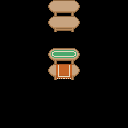

Below is a game level as drawn by its tile map, then a one-line description and the .tmx file that defines it, in full:
An orthogonal 8x8 tile map with 16x16 px tiles, 1 tile layer (Tile Layer 1).

<map version="1.10" tiledversion="1.11.2" orientation="orthogonal" renderorder="right-down" width="8" height="8" tilewidth="16" tileheight="16" infinite="0" nextlayerid="2" nextobjectid="1">
 <tileset firstgid="1" source="rogue-like-indoors.tsx" />
 <layer id="1" name="Tile Layer 1" width="8" height="8">
  <data encoding="csv">
0,0,0,4,5,0,0,0,
0,0,0,31,32,0,0,0,
0,0,0,0,0,0,0,0,
0,0,0,254,255,0,0,0,
0,0,0,263,264,0,0,0,
0,0,0,0,0,0,0,0,
0,0,0,0,0,0,0,0,
0,0,0,0,0,0,0,0
</data>
 </layer>
</map>
